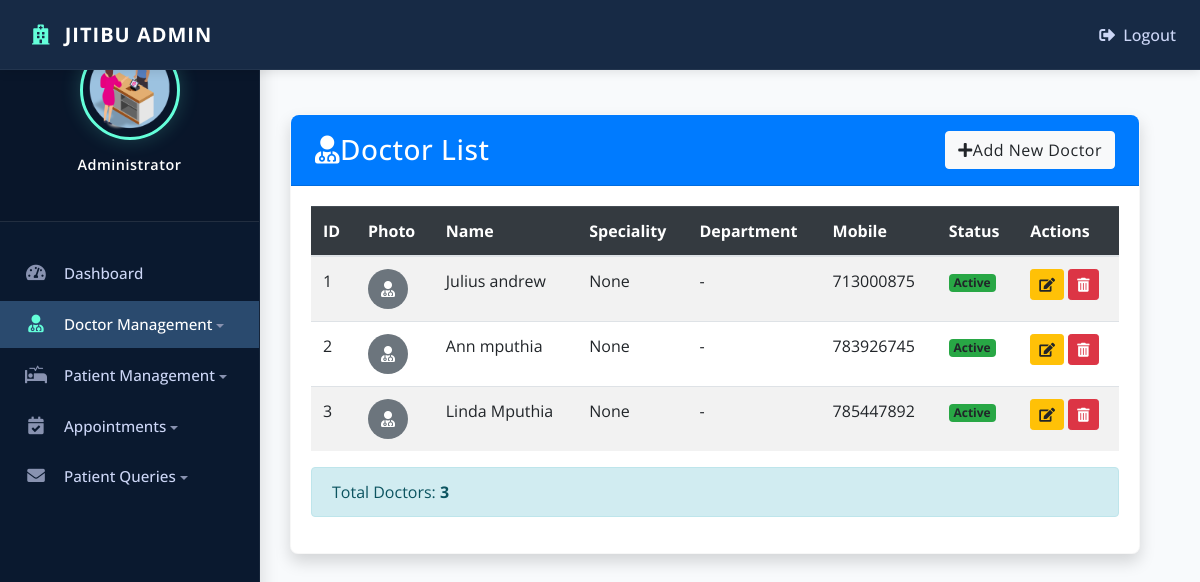
/view_doctor/ (signed in), run on the app's committed database.
### tuponye/models.py (models this page shows, shortened)
class Doctor(models.Model):
    GENDER_CHOICES = [
        ('M', 'Male'),
        ('F', 'Female'),
        ('O', 'Other'),
    ]
    user = models.OneToOneField('auth.User', on_delete=models.CASCADE, blank=True, null=True)
    department = models.ForeignKey(Department, on_delete=models.SET_NULL, blank=True, null=True)
    name = models.CharField(max_length=100)
    gender = models.CharField(max_length=1, choices=GENDER_CHOICES, blank=True, null=True)
    date_of_birth = models.DateField(blank=True, null=True)
    mobile = models.CharField(max_length=15, blank=True, null=True)
    alternate_mobile = models.CharField(max_length=15, blank=True, null=True)
    email = models.EmailField(blank=True, null=True)
    speciality = models.CharField(max_length=100, blank=True, null=True)
    qualification = models.CharField(max_length=200, blank=True, null=True)
    experience = models.PositiveIntegerField(blank=True, null=True)
    consultation_fee = models.DecimalField(max_digits=10, decimal_places=2, blank=True, null=True)
    available_days = models.CharField(max_length=100, blank=True, null=True)
    available_time = models.CharField(max_length=100, blank=True, null=True)
    address = models.TextField(blank=True, null=True)
    city = models.CharField(max_length=50, blank=True, null=True)
    state = models.CharField(max_length=50, blank=True, null=True)
    pincode = models.CharField(max_length=10, blank=True, null=True)
    bio = models.TextField(blank=True, null=True)
    profile_picture = models.ImageField(upload_to='doctors/', blank=True, null=True)
    is_active = models.BooleanField(default=True)
    created_at = models.DateTimeField(auto_now_add=True , blank=True, null=True)
    updated_at = models.DateTimeField(auto_now=True, blank=True, null=True)

### tuponye/views.py (the view)
# urls.py: path('view_doctor/', views.view_doctor, name='view_doctor'),
def view_doctor(request):
    if not request.user.is_staff:
        return redirect('login')
    doctors = Doctor.objects.all().select_related('department')
    context = {
        'doctors': doctors,
        'total_doctors': doctors.count()
    }
    return render(request, 'doctor/view_doctor.html', context)

### templates/doctor/view_doctor.html (shortened to what this page needs)
{% extends 'admin_nav.html' %}
{% load static %}
{% block content %}
<div class="container-fluid py-4">
    <div class="card shadow">
        <div class="card-header bg-primary text-white d-flex justify-content-between align-items-center">
            <h3 class="mb-0">
                <i class="fas fa-user-md me-2"></i>Doctor List
            </h3>
            <a href="{% url 'add_doctor' %}" class="btn btn-light">
                <i class="fas fa-plus me-2"></i>Add New Doctor
            </a>
        </div>
        <div class="card-body">
            {% if doctors %}
            <div class="table-responsive">
                <table class="table table-hover table-striped">
                    <thead class="table-dark">
                        <tr>
                            <th>ID</th>
                            <th>Photo</th>
                            <th>Name</th>
                            <th>Speciality</th>
                            <th>Department</th>
                            <th>Mobile</th>
                            <th>Status</th>
                            <th>Actions</th>
                        </tr>
                    </thead>
                    <tbody>
                        {% for doctor in doctors %}
                        <tr>
                            <td>{{ doctor.id }}</td>
                            <td>
                                {% if doctor.profile_picture %}
                                <img src="{{ doctor.profile_picture.url }}" alt="{{ doctor.name }}"
                                     class="rounded-circle" width="40" height="40">
                                {% else %}
                                <div class="bg-secondary rounded-circle d-flex align-items-center justify-content-center"
                                     style="width: 40px; height: 40px;">
                                    <i class="fas fa-user-md text-white"></i>
                                </div>
                                {% endif %}
                            </td>
                            <td>{{ doctor.name }}</td>
                            <td>{{ doctor.speciality }}</td>
                            <td>{{ doctor.department.name|default:"-" }}</td>
                            <td>{{ doctor.mobile }}</td>
                            <td>
                                <span class="badge bg-{% if doctor.is_active %}success{% else %}danger{% endif %}">
                                    {% if doctor.is_active %}Active{% else %}Inactive{% endif %}
                                </span>
                            </td>
                            <td>
                                <a href="{% url 'edit_doctor' doctor.id %}" class="btn btn-sm btn-warning">
                                    <i class="fas fa-edit"></i>
                                </a>
                                <a href="{% url 'delete_doctor' doctor.id %}" class="btn btn-sm btn-danger">
                                    <i class="fas fa-trash-alt"></i>
                                </a>
                            </td>
                        </tr>
                        {% endfor %}
                    </tbody>
                </table>
            </div>
            <div class="alert alert-info">
                Total Doctors: <strong>{{ total_doctors }}</strong>
            </div>
            {% else %}
            <div class="alert alert-warning">
                <i class="fas fa-exclamation-circle me-2"></i>No doctors found in the system.
            </div>
            {% endif %}
        </div>
    </div>
</div>
{% endblock %}

### templates/admin_nav.html (shortened to what this page needs)
<!DOCTYPE html>
{% load static %}
<html lang="en">
<head>
  <link rel="stylesheet" href="https://stackpath.bootstrapcdn.com/bootstrap/4.3.1/css/bootstrap.min.css">
  <link rel="stylesheet" href="https://cdnjs.cloudflare.com/ajax/libs/font-awesome/5.15.4/css/all.min.css">
  <link rel="stylesheet" href="{% static 'style.css' %}">
</head>
<body>
  <nav class="menu" id="sidebar">
    <header class="avatar">
      <img src="{% static 'images/h8.png' %}" alt="Admin Avatar">
      <h6>Administrator</h6>
    </header>
    <ul>
      <li class="{% if request.path == '/admin_home' %}active{% endif %}">
        <a href="{% url 'admin_home' %}">
          <i class="fas fa-tachometer-alt"></i>
          <span>Dashboard</span>
        </a>
      </li>
      <li class="nav-item dropdown {% if 'doctor' in request.path %}active{% endif %}">
        <a class="dropdown-toggle" data-toggle="dropdown" role="button" aria-haspopup="true" aria-expanded="false">
          <i class="fas fa-user-md"></i>
          <span>Doctor Management</span>
        </a>
      </li>
      <li class="nav-item dropdown {% if 'patient' in request.path %}active{% endif %}">
        <a class="dropdown-toggle" data-toggle="dropdown" role="button" aria-haspopup="true" aria-expanded="false">
          <i class="fas fa-procedures"></i>
          <span>Patient Management</span>
        </a>
      </li>
      <li class="nav-item dropdown {% if 'appointment' in request.path %}active{% endif %}">
        <a class="dropdown-toggle" data-toggle="dropdown" role="button" aria-haspopup="true" aria-expanded="false">
          <i class="fas fa-calendar-check"></i>
          <span>Appointments</span>
        </a>
      </li>
      <li class="nav-item dropdown {% if 'queries' in request.path %}active{% endif %}">
        <a class="dropdown-toggle" data-toggle="dropdown" role="button" aria-haspopup="true" aria-expanded="false">
          <i class="fas fa-envelope"></i>
          <span>Patient Queries</span>
        </a>
      </li>
    </ul>
  </nav>
  <div class="main-content">
    <nav class="navbar navbar-expand-lg top-navbar fixed-top">
      <a class="navbar-brand ml-3" href="#">
        <i class="fas fa-hospital mr-2 text-accent"></i> JITIBU ADMIN
      </a>
      <div class="collapse navbar-collapse justify-content-end">
        <ul class="navbar-nav">
          <li class="nav-item">
            <a class="nav-link" href="{% url 'logout' %}">
              <i class="fas fa-sign-out-alt mr-1"></i> Logout
            </a>
          </li>
        </ul>
      </div>
    </nav>
    <main>
      <div class="container-fluid animate-fade">
        {% block content %}{% endblock content %}
      </div>
    </main>
  </div>
</body>
</html>

### static/style.css (style rules this page uses)
body { padding-left: 240px; }
main { position: relative; height: 100vh; }
.menu { background: #21446B; height: 100vh; width: 240px; position: fixed; top: 0px; left: 0; z-index: 5; outline: none; }
.menu .avatar { background: rgba(0, 0, 0, 0.1); padding: 2em 0.5em; text-align: center; }
.menu .avatar img { width: 100px; border-radius: 50%; overflow: hidden; border: 4px solid #ffea92; box-shadow: 0 0 0 4px rgba(255, 255, 255, 0.2); }
.menu ul { list-style: none; padding: 0.5em 0; margin: 0; }
.menu ul li { padding: 0.5em 1em 0.5em 3em; font-size: 0.95em; font-weight: regular; background-repeat: no-repeat; background-position: left 15px center; background-size: auto 20px; transition: all 0.15s linear; cursor: pointer; }

### templates/admin_nav.html (style rules this page uses)
:root { --primary-dark: #0A192F; --primary-blue: #172A45; --secondary-blue: #2A4A6E; --light-blue: #64FFDA; --text-white: #FFFFFF; --text-light: #CCD6F6; --text-muted: #8892B0; --hover-blue: #1E3A8A; }
body { font-family: 'Open Sans', sans-serif; background-color: #F8FAFC; color: #333; padding-left: 260px; min-height: 100vh; }
a { color: var(--text-light); text-decoration: none; transition: all 0.2s ease; }
.menu { background: var(--primary-dark); height: 100vh; width: 260px; position: fixed; top: 0; left: 0; z-index: 1000; box-shadow: 4px 0 15px rgba(0, 0, 0, 0.1); border-right: 1px solid rgba(255, 255, 255, 0.05); overflow-y: auto; }
.menu .avatar { padding: 2.5rem 0; text-align: center; border-bottom: 1px solid rgba(255, 255, 255, 0.1); }
.menu .avatar img { width: 100px; height: 100px; border-radius: 50%; object-fit: cover; border: 3px solid var(--light-blue); box-shadow: 0 0 20px rgba(100, 255, 218, 0.2); }
.menu .avatar h6 { color: var(--text-white); margin-top: 1rem; font-weight: 600; font-size: 0.9rem; letter-spacing: 0.5px; }
.menu ul { list-style: none; padding: 1.5rem 0; margin: 0; }
.menu ul li { padding: 0.75rem 1.5rem; font-size: 0.95rem; font-weight: 500; color: var(--text-light); position: relative; transition: all 0.2s ease; cursor: pointer; margin: 0.25rem 0; }
.menu ul li i { width: 24px; text-align: center; margin-right: 12px; font-size: 1.1rem; color: var(--text-muted); }
.menu ul li.active { background: var(--secondary-blue); color: var(--text-white); }
.menu ul li.active i { color: var(--light-blue); }
.dropdown-toggle::after { display: inline-block; margin-left: auto; vertical-align: middle; color: var(--text-muted); transition: transform 0.2s; }
.top-navbar { background: var(--primary-blue); box-shadow: 0 2px 10px rgba(0, 0, 0, 0.1); height: 70px; border-bottom: 1px solid rgba(255, 255, 255, 0.05); }
.top-navbar .navbar-brand { font-weight: 700; letter-spacing: 1px; color: var(--text-white); font-size: 1.25rem; }
.top-navbar .nav-link { color: var(--text-light); padding: 0.5rem 1.25rem; font-weight: 500; }
.top-navbar .nav-link i { margin-right: 8px; }
main { padding-top: 90px; padding-right: 30px; padding-bottom: 30px; min-height: calc(100vh - 70px); }
.card { border: none; border-radius: 8px; box-shadow: 0 4px 12px rgba(0, 0, 0, 0.05); margin-bottom: 25px; transition: transform 0.2s, box-shadow 0.2s; border: 1px solid rgba(0, 0, 0, 0.03); }
.card-header { background: var(--primary-blue); color: var(--text-white); border-radius: 8px 8px 0 0 !important; font-weight: 600; letter-spacing: 0.5px; padding: 1rem 1.5rem; }
.text-accent { color: var(--light-blue); }
.animate-fade { animation: fadeIn 0.3s ease-out forwards; }

### data on the page
Doctor: id "1", name "Julius andrew", speciality "None", department.name "-", mobile "713000875", is_active "Active"
Doctor: id "2", name "Ann mputhia", speciality "None", department.name "-", mobile "783926745", is_active "Active"
Doctor: id "3", name "Linda Mputhia", speciality "None", department.name "-", mobile "785447892", is_active "Active"

### other printed values
{{ total_doctors }} "3"
